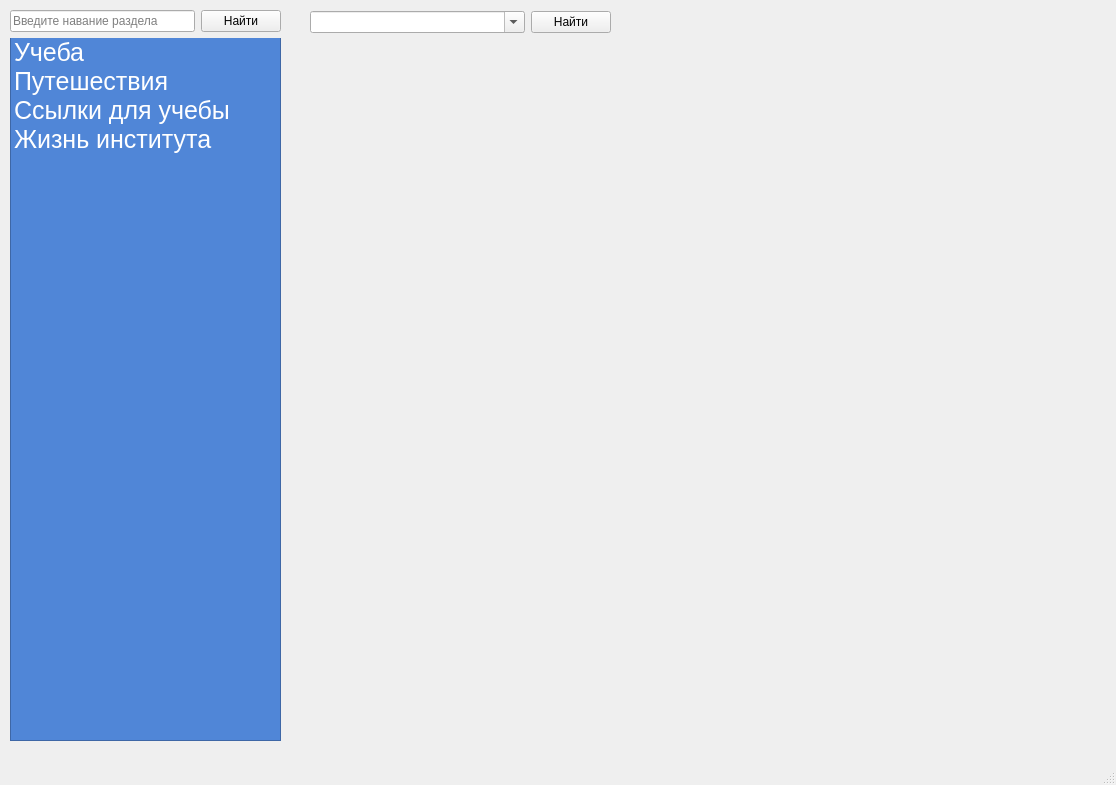
<?xml version="1.0" encoding="UTF-8"?>
<ui version="4.0">
 <class>MainWindow</class>
 <widget class="QMainWindow" name="MainWindow">
  <property name="geometry">
   <rect>
    <x>0</x>
    <y>0</y>
    <width>1116</width>
    <height>785</height>
   </rect>
  </property>
  <property name="minimumSize">
   <size>
    <width>800</width>
    <height>600</height>
   </size>
  </property>
  <property name="windowTitle">
   <string>MainWindow</string>
  </property>
  <property name="autoFillBackground">
   <bool>false</bool>
  </property>
  <property name="styleSheet">
   <string notr="true">.verticalLayout_4 {
	width: 300px;
}</string>
  </property>
  <widget class="QWidget" name="centralwidget">
   <widget class="QWidget" name="verticalLayoutWidget_2">
    <property name="geometry">
     <rect>
      <x>10</x>
      <y>10</y>
      <width>271</width>
      <height>731</height>
     </rect>
    </property>
    <layout class="QVBoxLayout" name="verticalLayout_6">
     <item>
      <layout class="QVBoxLayout" name="verticalLayout_4">
       <item>
        <layout class="QHBoxLayout" name="horizontalLayout">
         <item>
          <widget class="QLineEdit" name="searchSectionLineEdit">
           <property name="placeholderText">
            <string>Введите навание раздела</string>
           </property>
          </widget>
         </item>
         <item>
          <widget class="QPushButton" name="searchSectionBtn">
           <property name="text">
            <string>Найти</string>
           </property>
          </widget>
         </item>
        </layout>
       </item>
       <item>
        <widget class="QListWidget" name="listSection">
         <property name="font">
          <font>
           <pointsize>19</pointsize>
          </font>
         </property>
         <property name="autoFillBackground">
          <bool>false</bool>
         </property>
         <property name="styleSheet">
          <string notr="true">background-color: #5086D7;
color: #fff;
margin-top: -20px;</string>
         </property>
         <item>
          <property name="text">
           <string>Учеба</string>
          </property>
          <property name="textAlignment">
           <set>AlignLeading|AlignVCenter</set>
          </property>
         </item>
         <item>
          <property name="text">
           <string>Путешествия</string>
          </property>
          <property name="textAlignment">
           <set>AlignLeading|AlignVCenter</set>
          </property>
         </item>
         <item>
          <property name="text">
           <string>Ссылки для учебы</string>
          </property>
          <property name="textAlignment">
           <set>AlignLeading|AlignVCenter</set>
          </property>
         </item>
         <item>
          <property name="text">
           <string>Жизнь института</string>
          </property>
         </item>
        </widget>
       </item>
      </layout>
     </item>
    </layout>
   </widget>
   <widget class="QWidget" name="horizontalLayoutWidget_2">
    <property name="geometry">
     <rect>
      <x>310</x>
      <y>10</y>
      <width>301</width>
      <height>25</height>
     </rect>
    </property>
    <layout class="QHBoxLayout" name="horizontalLayout_3">
     <item>
      <widget class="QComboBox" name="searchUserComboBox">
       <property name="sizePolicy">
        <sizepolicy hsizetype="Expanding" vsizetype="Fixed">
         <horstretch>0</horstretch>
         <verstretch>0</verstretch>
        </sizepolicy>
       </property>
       <property name="inputMethodHints">
        <set>Qt::ImhNone</set>
       </property>
       <property name="editable">
        <bool>true</bool>
       </property>
       <property name="placeholderText">
        <string>Начните вводить имя пользователя</string>
       </property>
       <property name="frame">
        <bool>true</bool>
       </property>
      </widget>
     </item>
     <item>
      <widget class="QPushButton" name="searchStudentBtn">
       <property name="text">
        <string>Найти</string>
       </property>
      </widget>
     </item>
    </layout>
   </widget>
   <widget class="QWidget" name="verticalLayoutWidget_3">
    <property name="geometry">
     <rect>
      <x>310</x>
      <y>50</y>
      <width>781</width>
      <height>691</height>
     </rect>
    </property>
    <layout class="QVBoxLayout" name="dynamicContentLayout">
     <property name="sizeConstraint">
      <enum>QLayout::SetNoConstraint</enum>
     </property>
    </layout>
   </widget>
  </widget>
  <widget class="QMenuBar" name="menubar">
   <property name="geometry">
    <rect>
     <x>0</x>
     <y>0</y>
     <width>1116</width>
     <height>20</height>
    </rect>
   </property>
  </widget>
  <widget class="QStatusBar" name="statusbar"/>
 </widget>
 <resources/>
 <connections/>
</ui>
